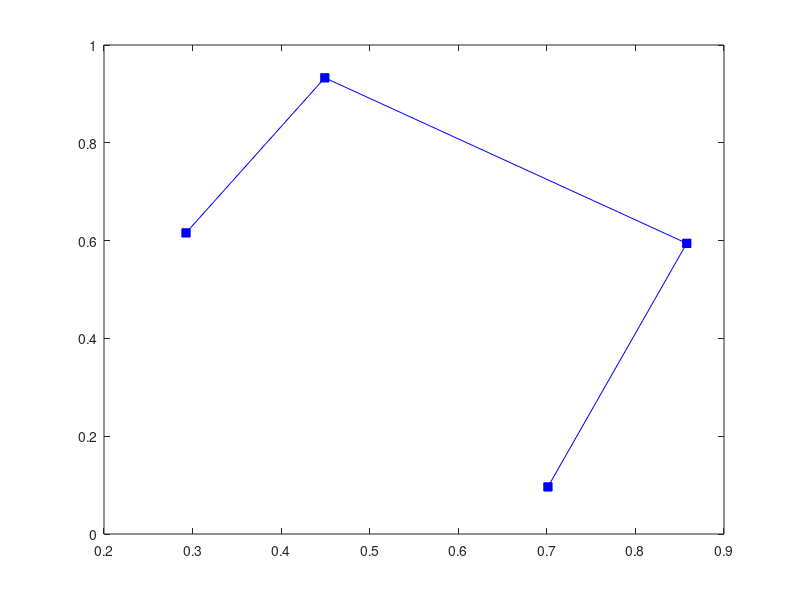

Recreate this plot in MATLAB. (Note: this script raises an error after producing the figure.)
clear all;

% Init control polygon
f = fopen('controlpoints.txt','r');
formatSpec = '%f';
dim = [2 4];
cPoly = fscanf(f,formatSpec,dim)';
axis([0 1 0 1]);
plot(cPoly(:,1), cPoly(:,2),'b-s','MarkerFaceColor','b');
hold on;

% Make room for curve
stepSize = 0.01;
num_c = round(1/stepSize)+1;
c = zeros(num_c, 2);

% Iterate over curve
for i = 0:stepSize:1
    c(round(i*(1/stepSize))+1,:) = deCasteljau(cPoly, i);
end

plot(c(:,1),c(:,2),'r','LineWidth',2);

% Generate u
step_u = pi/30;
u = 0:step_u:2*pi;
num_u = round(2*pi/step_u)+1;

% Revolving the curve around Z axis
X1 = c(:,1)*cos(u);
Y1 = c(:,1)*sin(u);
Z1 = c(:,2)*ones(1,num_u);

% Revolving the curve along the start-end line
% calculate rotation angle from start-end axis to z-axis
dy = c(1,1)-c(num_c,1);
dz = c(1,2)-c(num_c,2);
sin_theta = dy/sqrt(dy*dy + dz*dz);
cos_theta = dz/sqrt(dy*dy + dz*dz);

% Compute transformation matrix
temp1 = zeros(num_c,1);
temp2 = ones(num_c,1);
concated_c = cat(2,temp1,c,temp2);

rotate_mat = [[1,     0,      0,        0];
              [0,cos_theta, -sin_theta, 0];
              [0,sin_theta, cos_theta,  0];
              [0,     0,      0,        1]];
          
translate_mat = [[1, 0, 0, -concated_c(1,1)];
                 [0, 1, 0, -concated_c(1,2)];
                 [0, 0, 1, -concated_c(1,3)];
                 [0, 0, 0,               1]];
             
tranform_mat = rotate_mat * translate_mat;

% Transform all points
transformed_c =  concated_c * tranform_mat';
% plot(transformed_c(:,2),transformed_c(:,3),'r','LineWidth',2);

% Revolving the curve around Z axis
x = transformed_c(:,2)*cos(u);
y = transformed_c(:,2)*sin(u);
z = transformed_c(:,3)*ones(1,num_u);

new_points = [x(:),y(:),z(:),ones(size(x(:)))];
new_points = new_points * (inv(tranform_mat))';
X2 = reshape(new_points(:,1),size(x));
Y2 = reshape(new_points(:,2),size(x));
Z2 = reshape(new_points(:,3),size(x));


% % Plot surface
% Revolve along z-axis
figure
plot3(zeros(size(cPoly(:,1))), cPoly(:,1), cPoly(:,2),'b-s','MarkerFaceColor','b');
hold on;
plot3(concated_c(:,1),concated_c(:,2),concated_c(:,3),'r','LineWidth',2);
surf(X1,Y1,Z1)
xlabel('X')
ylabel('Y')
zlabel('Z')
view(130,30)

% Revolve along start-end axis
figure
plot3(zeros(size(cPoly(:,1))), cPoly(:,1), cPoly(:,2),'b-s','MarkerFaceColor','b');
hold on;
plot3(concated_c(:,1),concated_c(:,2),concated_c(:,3),'r','LineWidth',2);
surf(X2,Y2,Z2)
xlabel('X')
ylabel('Y')
zlabel('Z')
view(130,30)
% mesh(X1, Y1, Z1);


